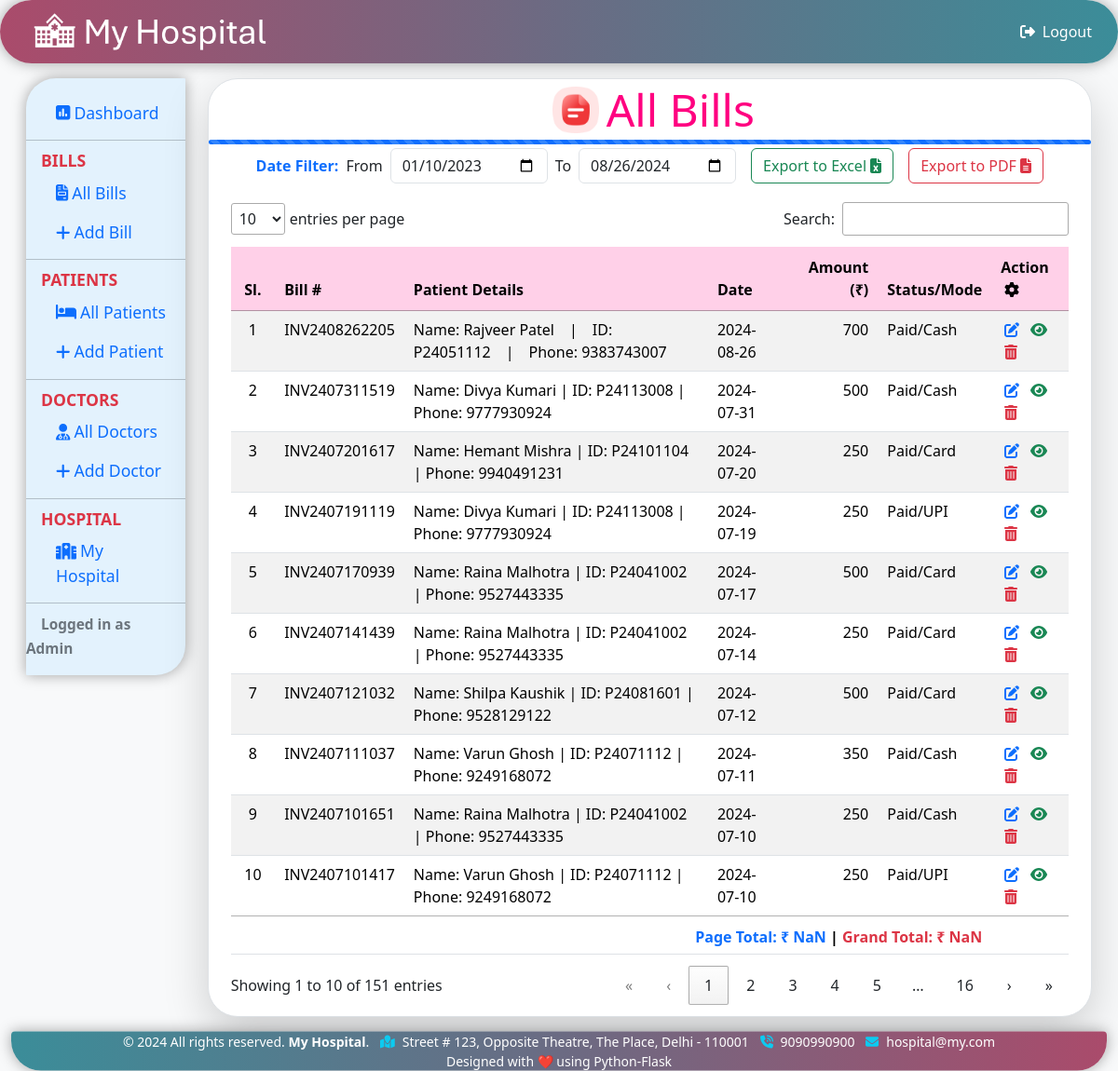
The page /bills (signed in) on the database its author committed.
### tables this page shows
CREATE TABLE hospital (
	"id" INTEGER PRIMARY KEY AUTOINCREMENT,
	"name"	TEXT,
	"logo"	TEXT,
	"address"	TEXT,
	"phone"	TEXT,
	"email" TEXT,
	"specs" TEXT );

CREATE TABLE bills (
	"billsl" INTEGER PRIMARY KEY AUTOINCREMENT,
	"billnumber"	TEXT,
	"billdate"	TEXT,
	"billdoctor"	TEXT,
	"billpatdetails"	TEXT,
	"billitem1"	TEXT,
	"billqty1"	INTEGER,
	"billitemrate1"	INTEGER,
	"billitemtotal1"	INTEGER,
	"billitem2"	TEXT,
	"billqty2"	INTEGER,
	"billitemrate2"	INTEGER,
	"billitemtotal2"	INTEGER,
	"billitem3"	TEXT,
	"billqty3"	INTEGER,
	"billitemrate3"	INTEGER,
	"billitemtotal3"	INTEGER,
	"billtotal"	INTEGER,
	"billstatus"	TEXT,
	"billmode"	TEXT,
	"entrydate" DATETIME DEFAULT (DATETIME('now', 'localtime')) );

### docbill.py (the view)
@app.route("/bills", methods=["GET", "POST"])
def bills():
	if ('logged_in' not in session) or (session['logged_in'] != True):
		flash('Session timeout. Please login again', 'info')
		return redirect(url_for("login"))
	conn = sql.connect(DATABASE)
	conn.row_factory = sql.Row
	cur = conn.cursor()
	cur.execute("SELECT * FROM bills ORDER BY billdate DESC")
	content = cur.fetchall()
	mindate = cur.execute("SELECT billdate from bills ORDER BY billdate ASC").fetchone()
	mindate = end - relativedelta(days=365) if mindate == None else mindate[0]
	maxdate = cur.execute("SELECT billdate from bills ORDER BY billdate DESC").fetchone()
	maxdate = date.today() if maxdate == None else maxdate[0]
	hosp = cur.execute("SELECT * FROM hospital ORDER BY id DESC").fetchone()
	hdata = ['']*6 if hosp == None else [hosp['name'],hosp['logo'],hosp['address'],hosp['phone'],hosp['email'],hosp['specs']]
	print(mindate, maxdate)
	return render_template("bills.html", bills = content, mindate = mindate, maxdate = maxdate, hdata = hdata, title = 'All Bills')

### docbill.py (called while the page is built)
@app.before_request
def before_request():
	session.permanent = True
	app.permanent_session_lifetime = timedelta(minutes=10)

### templates/bills.html (shortened to what this page needs)
				{% include 'header.html' %}
				{% block body %}
				<div class="col-sm-10 printable">
					<div class="bg-white border rounded-5 shadow-lg overflow-hidden">
						<div class="row justify-content-md-center">
							<div class="col-12">
								<h2 class="my-1 display-5 d-flex justify-content-center align-items-center bill-icon"><img src="/static/images/bill.png" class="headerimg mx-2">{{title}}</h2>
							</div>
						</div>
						<div class="progress">
							<div class="progress-bar progress-bar-striped progress-bar-animated w-100" role="progressbar"></div>
						</div>
						<div>
							<div class="text-center mt-1 mb-0">
								<div class="d-inline-flex align-items-center">
									<span class="text-nowrap fw-bold text-primary mx-2">Date Filter:</span>
									<span class="text-nowrap">From</span>
									<input type="date" class="form-control mx-2" id="min" value="{{mindate}}">
									<span class="text-nowrap">To</span>
									<input type="date" class="form-control mx-2" id="max" value="{{maxdate}}">
									<button class="btn btn-outline-success text-nowrap mx-2 excel">Export to Excel <i class="fa-solid fa-file-excel"></i></button>
									<button class="btn btn-outline-danger text-nowrap mx-2 pdf">Export to PDF <i class="fa-solid fa-file-lines"></i></button>
								</div>
							</div>
							<form action="/bills" method="POST">
								<div class="row mt-0 px-4 gy-2">
									<table id="billtable" class="table table-striped">
										<thead class="thead">
											<tr>
												<th class="text-center">Sl.</th>
												<th>Bill #</th>
												<th>Patient Details</th>
												<th>Date</th>
												<th>Amount (₹)</th>
												<th>Status/Mode</th>
												<th>Action<i class="fa-solid fa-gear mx-1"></i></th>
											</tr>
										</thead>
										<tbody id="tbody">
											{% for row in bills %}
											<tr>
												<td class="text-center">{{loop.index}}</td>
												<td>{{row.billnumber}}</td>
												<td>{{row.billpatdetails}}</td>
												<td>{{row.billdate}}</td>
												<td>{{row.billtotal}}</td>
												<td>{{row.billstatus}}/{{row.billmode}}</td>
												<td>
													<a href="{{url_for('editbill',uid=row.billnumber)}}" data-bs-toggle="tooltip" data-bs-title="Edit"><i class="text-primary fa-solid fa-pen-to-square mx-1"></i></a>
													<a href="{{url_for('viewbill',uid=row.billnumber)}}" data-bs-toggle="tooltip" data-bs-title="View"><i class="text-success fa-solid fa-eye mx-1"></i></a>
													<a href="#" data-href="{{url_for('deletebill',uid=row.billnumber)}}" data-bs-toggle="modal" data-bs-target="#confirm-delete"><i class="text-danger fa-solid fa-trash-can mx-1"></i></a>
												</td>
											</tr>
											{% endfor %}
										</tbody>
										<tfoot id="tfoot">
											<tr>
												<th colspan="6" class="text-end"></th>
												<th colspan="1"></th>
											</tr>
										</tfoot>
									</table>
								</div>
							</form>
						</div>
					</div>
				</div>
				{% endblock %}
				{% include 'footer.html' %}

### templates/header.html (shortened to what this page needs)
<!DOCTYPE html>
<html lang="en">
	<head>
		<link rel="stylesheet" type="text/css" href="/static/css/bootstrap-5.3.3.css">
		<link rel="stylesheet" type="text/css" href="/static/css/fontawesome-6.5.2.all.min.css">
		<link rel="stylesheet" type="text/css" href="/static/css/dataTables-2.1.0.min.css">
		<link rel="stylesheet" type="text/css" href="/static/css/customstyle.css">
	</head>
	<body class="bg-light">
		<nav class="navbar navbar-bg sticky-top rounded-pill px-3">
			<div class="container-fluid">
				<a class="navbar-brand d-flex align-items-center" href="{{url_for('dashboard')}}"><img src="/static/images/logo/{{hdata[1]}}" onerror="this.onerror=null; this.src='/static/images/logo.png';" alt="Logo" class="img-fluid logoimg mx-2"></a>
				<div class="navbar-nav">
					<a class="nav-item nav-link logout non-printable" href="{{url_for('logout')}}"><i class="fa-solid fa-right-from-bracket px-2"></i>Logout</a>
				</div>
			</div>
		</nav>
		<div class="container-fluid">
			<div class="row p-3 gy-2">
				<div class="col-sm-2 non-printable">
					<div class="vertical-nav py-3">
						<ul class="nav flex-column">
							<li class="nav-item"><a href="{{url_for('dashboard')}}" class="nav-link"><i class="fa-solid fa-square-poll-vertical me-1"></i>Dashboard</a></li>
						</ul>
						<hr class="my-2" />
						<p class="text-danger fw-bold px-3 m-0">BILLS</p>
						<ul class="nav flex-column">
							<li class="nav-item"><a href="{{url_for('bills')}}" class="nav-link"><i class="fa-solid fa-file-invoice me-1"></i>All Bills</a></li>
							<li class="nav-item"><a href="{{url_for('addbill')}}" class="nav-link"><i class="fa-solid fa-plus me-1"></i>Add Bill</a></li>
						</ul>
						<hr class="my-2" />
						<p class="text-danger fw-bold px-3 m-0">PATIENTS</p>
						<ul class="nav flex-column">
							<li class="nav-item"><a href="{{url_for('patients')}}" class="nav-link"><i class="fa-solid fa-bed me-1"></i>All Patients</a></li>
							<li class="nav-item"><a href="{{url_for('addpatient')}}" class="nav-link"><i class="fa-solid fa-plus me-1"></i>Add Patient</a></li>
						</ul>
						<hr class="my-2" />
						<p class="text-danger fw-bold px-3 m-0">DOCTORS</p>
						<ul class="nav flex-column">
							<li class="nav-item"><a href="{{url_for('doctors')}}" class="nav-link"><i class="fa-solid fa-user-doctor me-1"></i>All Doctors</a></li>
							<li class="nav-item"><a href="{{url_for('adddoctor')}}" class="nav-link"><i class="fa-solid fa-plus me-1"></i>Add Doctor</a></li>
						</ul>
						<hr class="my-2" />
						<p class="text-danger fw-bold px-3 m-0">HOSPITAL</p>
						<ul class="nav flex-column">
							<li class="nav-item"><a href="{{url_for('hospital')}}" class="nav-link"><i class="fa-solid fa-hospital me-1"></i>My Hospital</a></li>
						</ul>
						<hr class="my-2">
						<span class="px-3 small fw-bold text-secondary">Logged in as Admin</span>
					</div>
				</div>

### templates/footer.html (shortened to what this page needs)
				{% block body %}
						</div>
							<footer class="footbar sticky-bottom text-white text-center small">
								<span>&copy; 2024 All rights reserved. <strong>{{hdata[0]}}</strong>. <i class="fa-solid fa-map-location text-info mx-2"></i>{{hdata[2]}} <i class="fa-solid fa-phone-volume text-info mx-2"></i>{{hdata[3]}} <i class="fa-solid fa-envelope text-info mx-2"></i>{{hdata[4]}}</span><br>
								<span type="button" data-bs-toggle="modal" data-bs-target="#footerModal">Designed with ❤️ using Python-Flask</span>
							</footer>
						</div>
					</body>
				</html>
				{% endblock %}

### static/css/customstyle.css (style rules this page uses)
.navbar { box-shadow: rgba(0, 0, 0, 0.35) 0px 0px 15px; border-radius: 2rem 2rem 4px 4px; background: linear-gradient(to right, #aa4b6b, #6b6b83, #3b8d99); }
.navbar-bg { background: linear-gradient(to right, #aa4b6b, #6b6b83, #3b8d99); }
.navbar-brand { font-size: 2rem!important; color: white; }
.nav-item { margin-left: 1rem; color: white; }
.logout { color: white; }
.vertical-nav { font-size: 1.1rem; background: #e3f2fd; box-shadow: rgba(0, 0, 0, 0.35) 0px 0px 15px; border-radius: 2rem 1px; }
.progress { height: 5px; }
.logoimg { max-width: 250px; }
.headerimg { max-width: 50px; }
.bill-icon { color: #ff0080; }
#billtable .thead th { background: #ff00802f!important; }
.footbar { box-shadow: rgba(0, 0, 0, 0.35) 0px 0px 15px; border-radius: 4px 4px 2rem 2rem; background: linear-gradient(to left, #aa4b6b, #6b6b83, #3b8d99); }

### rows shown on the page
hospital: logo (picture), name "My Hospital", address "Street # 123, Opposite Theatre, The Place, Delhi - 110001", phone "9090990900", email "hospital@my.com"
bills: billdate "01/10/2023"
bills: billdate "08/26/2024", billnumber "INV2408262205", billpatdetails "Name: Rajveer Patel | ID: P24051112 | Phone: 9383743007", billdate "2024-08-26", billtotal "700", billstatus "Paid", billmode "Cash"
bills: billnumber "INV2407311519", billpatdetails "Name: Divya Kumari | ID: P24113008 | Phone: 9777930924", billdate "2024-07-31", billtotal "500", billstatus "Paid", billmode "Cash"
bills: billnumber "INV2407201617", billpatdetails "Name: Hemant Mishra | ID: P24101104 | Phone: 9940491231", billdate "2024-07-20", billtotal "250", billstatus "Paid", billmode "Card"
bills: billnumber "INV2407191119", billpatdetails "Name: Divya Kumari | ID: P24113008 | Phone: 9777930924", billdate "2024-07-19", billtotal "250", billstatus "Paid", billmode "UPI"
bills: billnumber "INV2407170939", billpatdetails "Name: Raina Malhotra | ID: P24041002 | Phone: 9527443335", billdate "2024-07-17", billtotal "500", billstatus "Paid", billmode "Card"
bills: billnumber "INV2407141439", billpatdetails "Name: Raina Malhotra | ID: P24041002 | Phone: 9527443335", billdate "2024-07-14", billtotal "250", billstatus "Paid", billmode "Card"
bills: billnumber "INV2407121032", billpatdetails "Name: Shilpa Kaushik | ID: P24081601 | Phone: 9528129122", billdate "2024-07-12", billtotal "500", billstatus "Paid", billmode "Card"
bills: billnumber "INV2407111037", billpatdetails "Name: Varun Ghosh | ID: P24071112 | Phone: 9249168072", billdate "2024-07-11", billtotal "350", billstatus "Paid", billmode "Cash"
bills: billnumber "INV2407101651", billpatdetails "Name: Raina Malhotra | ID: P24041002 | Phone: 9527443335", billdate "2024-07-10", billtotal "250", billstatus "Paid", billmode "Cash"
bills: billnumber "INV2407101417", billpatdetails "Name: Varun Ghosh | ID: P24071112 | Phone: 9249168072", billdate "2024-07-10", billtotal "250", billstatus "Paid", billmode "UPI"

### other values the page prints
{{ title }} "All Bills"
